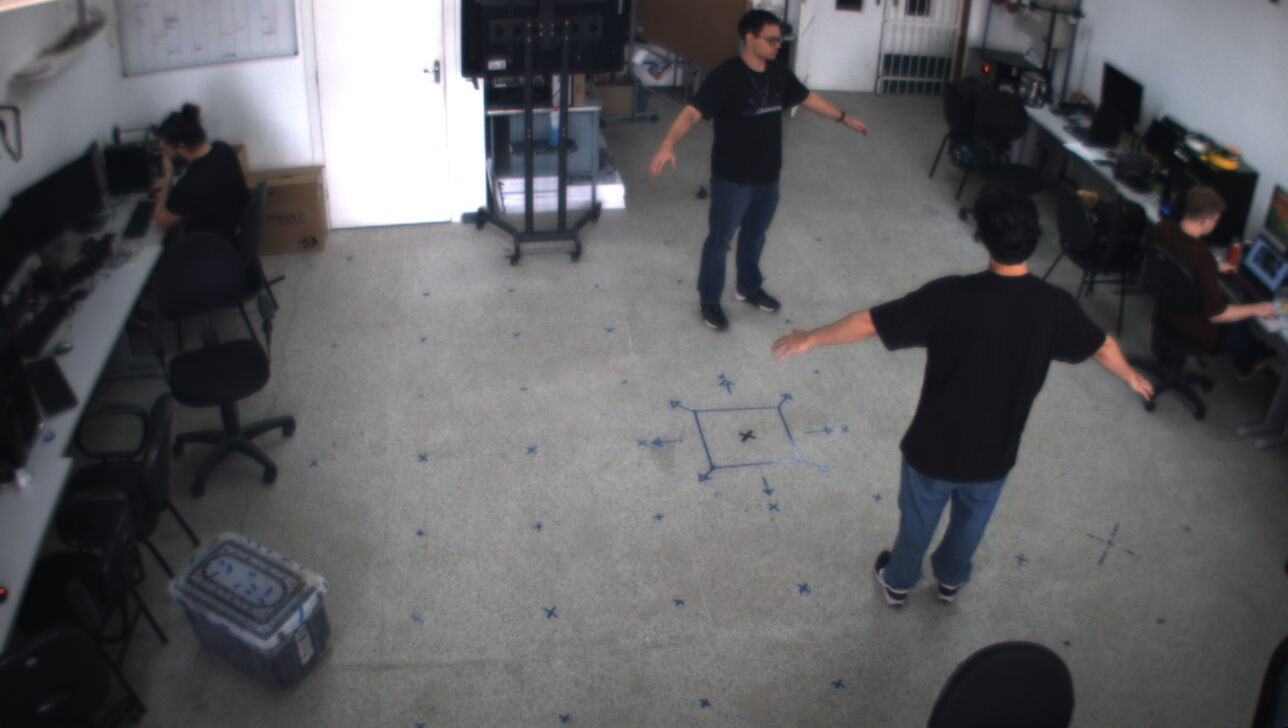
#> input picture Visao_Computacional/captures/camera_2_clean.jpg, 1288 x 728 px
$ python auxiliary_functions.py
#> lines starting #> are read from the running program, lines starting #| are printed output that depends on the picture
from __future__ import annotations
import argparse, json, sys, colorsys
from typing import Dict, List, Optional, Tuple
import cv2
import matplotlib.pyplot as plt
import matplotlib.lines as mlines
import numpy as np
import matplotlib
matplotlib.use("TkAgg")


# ── Skeleton metadata ────────────────────────────────────────
HKP_NAMES = {
    "NOSE": 0, "LEFT_EYE": 1, "RIGHT_EYE": 2, "LEFT_EAR": 3, "RIGHT_EAR": 4,
    "LEFT_SHOULDER": 5, "RIGHT_SHOULDER": 6, "LEFT_ELBOW": 7, "RIGHT_ELBOW": 8,
    "LEFT_WRIST": 9, "RIGHT_WRIST": 10, "LEFT_HIP": 11, "RIGHT_HIP": 12,
    "LEFT_KNEE": 13, "RIGHT_KNEE": 14, "LEFT_ANKLE": 15, "RIGHT_ANKLE": 16,
}
SHORT = {
    0:"NOS",1:"LEy",2:"REy",3:"LEa",4:"REa",5:"LSh",6:"RSh",7:"LEl",
    8:"REl",9:"LWr",10:"RWr",11:"LHi",12:"RHi",13:"LKn",14:"RKn",
    15:"LAn",16:"RAn",
}
LINKS = [
    (5,6),(5,11),(6,12),(11,12),(5,3),(6,4),(5,7),(7,9),(6,8),(8,10),
    (11,13),(13,15),(12,14),(14,16),(0,1),(1,3),(0,2),(2,4),
]

# ── Load calibration ────────────────────────────────────────
# [7 lines left out: function load_calibration, not called in this run]

# ── Load 2D skeleton points ─────────────────────────────────

def load_2d_points(json_path, cam_id: int) -> np.ndarray:
    """
    Return an array containing:

        (n_skeletons, n_keypoints, 2)
    """
#> called with json_path = './captures/skeletons_2d.json', cam_id = 2

    data = json.load(open(json_path))
#> (reads Visao_Computacional/captures/skeletons_2d.json from the repository)
    cam_key = f"camera_{cam_id}"

    if cam_key not in data:
        return np.empty((0, len(HKP_NAMES), 2), dtype=np.float64)

    skeletons = []

    # Sort skeleton_0, skeleton_1, ...
    for skel_name in sorted(
        data[cam_key].keys(),
        key=lambda s: int(s.split("_")[1])
    ):
        skel_data = data[cam_key][skel_name]
        pts = np.full((len(HKP_NAMES), 2),
                      np.nan,
                      dtype=np.float64)
        for kp_name, uv in skel_data.items():
            if kp_name in HKP_NAMES:
                kp_idx = HKP_NAMES[kp_name]
                pts[kp_idx] = uv
        skeletons.append(pts)

    return np.stack(skeletons, axis=0)


# ── Epipolar line helpers ────────────────────────────────────
def epipolar_line(F, pt):
    return F @ np.array([pt[0], pt[1], 1.0])

# ── Colors ───────────────────────────────────────────────────
def make_colors(n):
    return [colorsys.hsv_to_rgb((i*0.618)%1, 0.85, 0.95) for i in range(n)]

# ── Drawing ──────────────────────────────────────────────────

# [38 lines left out: functions draw_skeleton, draw_epilines, draw_skeleton3D, not called in this run]


# ── Example of using the functions ─────────

cam_ref = 2

cam_other = [0,1,3]

# Load skeletons of the reference camera
skel_2d_path = "./captures/skeletons_2d.json"

skel_src = load_2d_points(skel_2d_path, cam_ref)

nskeletons = skel_src.shape[0]
njoints = skel_src.shape[1]

skel_dst = []
# Load skeletons of the other cameras
skel_dst.append(load_2d_points(skel_2d_path, cam_other[0]))
skel_dst.append(load_2d_points(skel_2d_path, cam_other[1]))
skel_dst.append(load_2d_points(skel_2d_path, cam_other[2]))


colors = make_colors(njoints)


# Load images
img1 = cv2.cvtColor(cv2.imread("./captures/" + str(f"camera_{cam_ref}_clean.jpg")), cv2.COLOR_BGR2RGB)
img2 = cv2.cvtColor(cv2.imread("./captures/" + str(f"camera_{cam_other[0]}_clean.jpg")), cv2.COLOR_BGR2RGB)
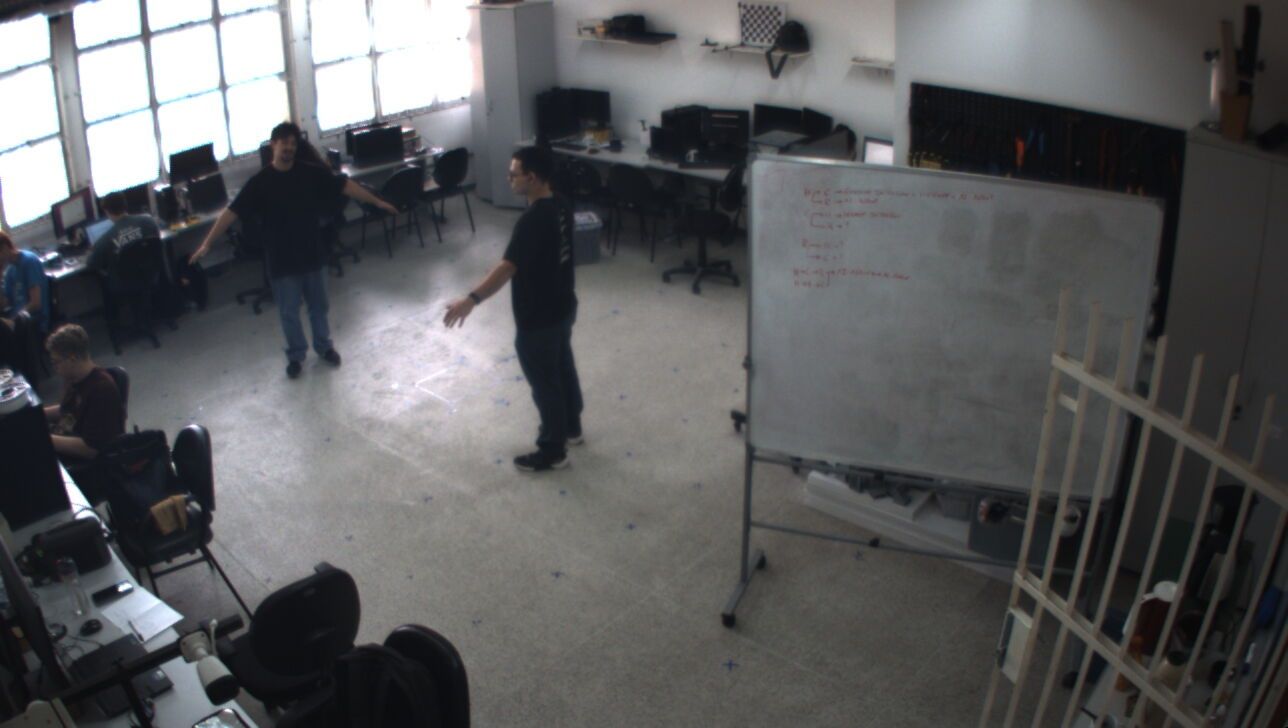
#> input picture Visao_Computacional/captures/camera_0_clean.jpg, 1288 x 728 px
img3 = cv2.cvtColor(cv2.imread("./captures/" + str(f"camera_{cam_other[1]}_clean.jpg")), cv2.COLOR_BGR2RGB)
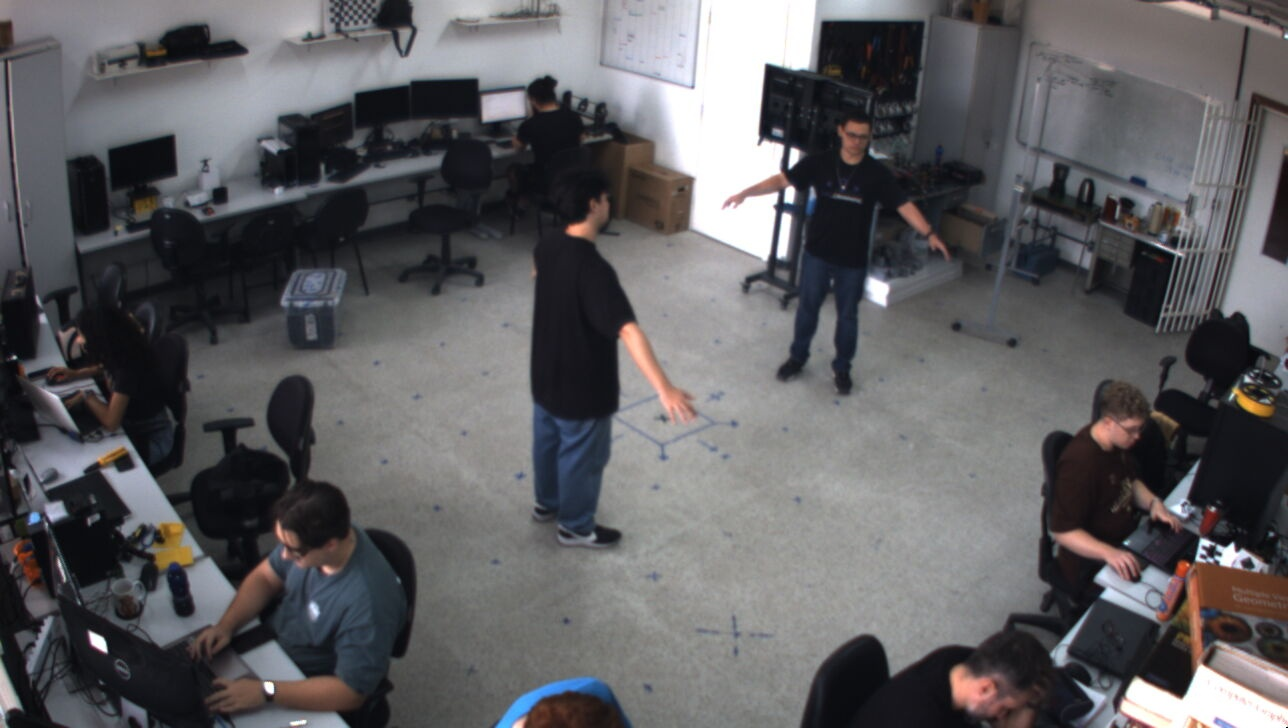
#> input picture Visao_Computacional/captures/camera_1_clean.jpg, 1288 x 728 px
#> (the run stopped early here; a loop or call above may not have finished)
